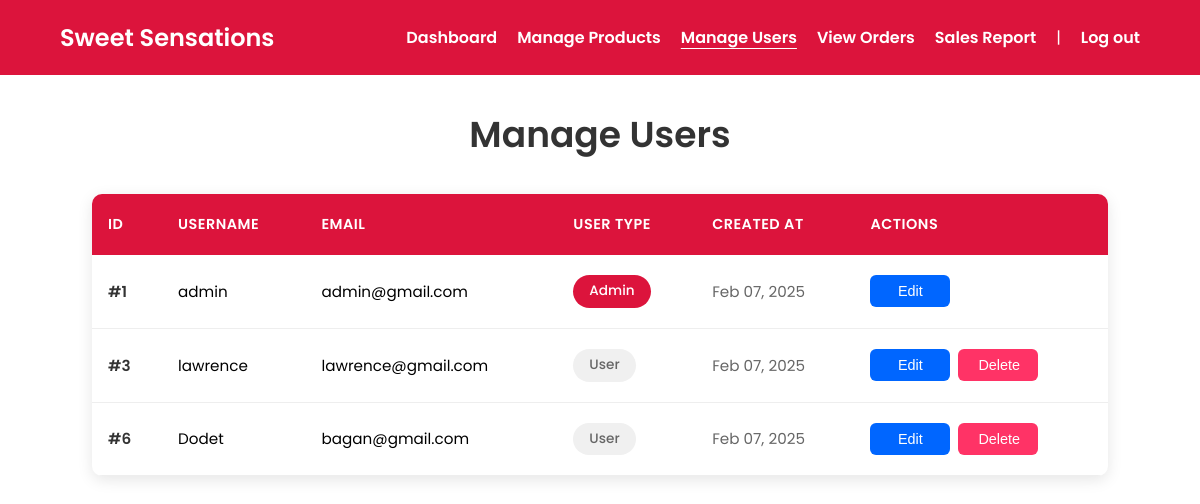
Before: /pages/manage_users.php (signed in) with the older database file.
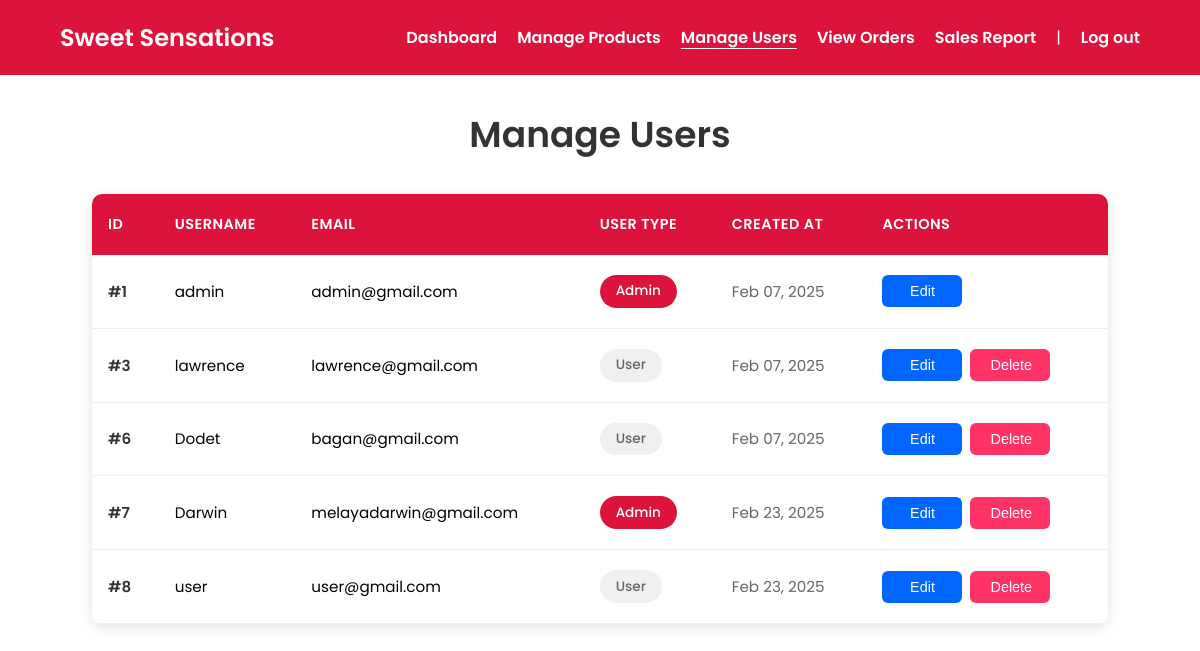
After: the same page with the newer database file.
### tables this page shows
CREATE TABLE `users` (
  `id` int(11) NOT NULL,
  `username` varchar(50) NOT NULL,
  `email` varchar(100) NOT NULL,
  `password` varchar(255) NOT NULL,
  `user_type` enum('admin','user') DEFAULT 'user',
  `created_at` timestamp NOT NULL DEFAULT current_timestamp()
);

### pages/manage_users.php (the view, shortened to what this page needs)
<?php
require_once '../includes/db_connection.php';
$sql = "SELECT id, username, email, user_type, created_at FROM users";
$result = $conn->query($sql);
$users = $result->fetch_all(MYSQLI_ASSOC);
?>
<!DOCTYPE html>
<html lang="en">
<head>
    <link rel="stylesheet" href="../assets/css/style.css">
</head>
<body>
    <?php include '../components/admin_header.php'; ?>
    <div class="container">
        <h1>Manage Users</h1>
        <table class="user-table">
            <thead>
                <tr>
                    <th>ID</th>
                    <th>Username</th>
                    <th>Email</th>
                    <th>User Type</th>
                    <th>Created At</th>
                    <th>Actions</th>
                </tr>
            </thead>
            <tbody>
                <?php foreach ($users as $user): ?>
                    <tr>
                        <td class="id-column">#<?php echo htmlspecialchars($user['id']); ?></td>
                        <td><?php echo htmlspecialchars($user['username']); ?></td>
                        <td><?php echo htmlspecialchars($user['email']); ?></td>
                        <td>
                            <span class="user-type <?php echo strtolower($user['user_type']); ?>">
                                <?php echo htmlspecialchars($user['user_type']); ?>
                            </span>
                        </td>
                        <td class="date-cell">
                            <?php echo date('M d, Y', strtotime($user['created_at'])); ?>
                        </td>
                        <td>
                            <div class="actions-cell">
                                <button onclick="openEditModal(<?php echo htmlspecialchars(json_encode($user)); ?>)"
                                    class="btn btn-edit">Edit</button>
                                <?php if ($user['id'] !== $_SESSION['user_id']): ?>
                                    <button onclick="openDeleteModal(<?php echo $user['id']; ?>)"
                                        class="btn btn-delete">Delete</button>
                                <?php endif; ?>
                            </div>
                        </td>
                    </tr>
                <?php endforeach; ?>
            </tbody>
        </table>
    </div>
</body>
</html>

### components/admin_header.php (shortened to what this page needs)
<header>
    <div class="container">
        <h1 class="logo"><a href="../index.php" style="text-decoration: none; color:white;">Sweet Sensations</a></h1>
        <nav>
            <ul>
                <li><a href="admin_dashboard.php" <?php echo basename($_SERVER['PHP_SELF']) == 'admin_dashboard.php' ? 'class="active"' : ''; ?>>Dashboard</a></li>
                <li><a href="manage_products.php" <?php echo basename($_SERVER['PHP_SELF']) == 'manage_products.php' ? 'class="active"' : ''; ?>>Manage Products</a></li>
                <li><a href="manage_users.php" <?php echo basename($_SERVER['PHP_SELF']) == 'manage_users.php' ? 'class="active"' : ''; ?>>Manage Users</a></li>
                <li><a href="view_orders.php" <?php echo basename($_SERVER['PHP_SELF']) == 'view_orders.php' ? 'class="active"' : ''; ?>>View Orders</a></li>
                <li><a href="sales_report.php" <?php echo basename($_SERVER['PHP_SELF']) == 'sales_report.php' ? 'class="active"' : ''; ?>>Sales Report</a></li>
                <span style="color: white;">|</span>
                <li><a href="../includes/logout.php">Log out</a></li>
            </ul>
        </nav>
    </div>
</header>

### assets/css/style.css (style rules this page uses)
* { margin: 0; padding: 0; box-sizing: border-box; }
body { font-family: "Poppins", sans-serif; }
.container { width: 90%; margin: 0 auto; }
header { background-color: #DC143C; padding: 20px 0; }
header .container { width: 90%; margin: 0 auto; display: flex; justify-content: space-between; align-items: center; }
header .logo { color: #FFFFFF; }
header .container nav ul { display: flex; gap: 50px; list-style-type: none; }
header .container nav ul a { color: #FFFFFF; text-decoration: none; font-weight: 600; }
button { width: 100%; padding: 10px; background-color: #DC143C; color: #fff; border: none; border-radius: 4px; cursor: pointer; font-size: 16px; }

### pages/manage_users.php (style rules this page uses)
header { background-color: #DC143C; padding: 20px 0; }
header .container { display: flex; justify-content: space-between; align-items: center; width: 90%; margin: 0 auto; }
header .logo { color: #FFFFFF; font-size: 24px; }
header nav ul { display: flex; gap: 20px; list-style-type: none; }
header nav ul a { color: #FFFFFF; text-decoration: none; font-weight: 600; }
.container { max-width: 1200px; margin: 2rem auto; padding: 0 2rem; }
.user-table { width: 100%; border-collapse: separate; border-spacing: 0; background: #fff; border-radius: 10px; overflow: hidden; box-shadow: 0 4px 15px rgba(0, 0, 0, 0.1); margin-top: 2rem; }
.user-table thead { background-color: #DC143C; }
.user-table th { padding: 1.25rem 1rem; text-align: left; font-weight: 600; color: white; text-transform: uppercase; font-size: 0.9rem; letter-spacing: 0.5px; }
.user-table td { padding: 1.25rem 1rem; border-bottom: 1px solid #eee; font-size: 0.95rem; }
.user-type { padding: 0.4rem 1rem; border-radius: 25px; font-size: 0.85rem; font-weight: 500; text-transform: capitalize; display: inline-block; }
.user-type.admin { background-color: #DC143C; color: white; }
.user-type.user { background-color: #f0f0f0; color: #666; }
.btn { padding: 0.5rem 1.25rem; border-radius: 6px; font-weight: 500; text-decoration: none; display: inline-block; border: none; cursor: pointer; transition: all 0.2s ease; font-size: 0.9rem; width: 80px; text-align: center; }
.actions-cell { display: flex; justify-content: flex-start; gap: 0.5rem; }
.btn-edit { background-color: #0066ff; color: white; }
.btn-delete { background-color: #ff3366; color: white; }
h1 { color: #333; font-size: 2.25rem; margin-bottom: 2rem; text-align: center; font-weight: 600; }
.date-cell { color: #666; font-size: 0.9rem; }
.id-column { font-weight: 600; color: #333; }
.user-table { -webkit-overflow-scrolling: touch; scrollbar-width: thin; }

### components/admin_header.php (style rules this page uses)
header { background-color: #DC143C !important; padding: 20px 0 !important; margin: 0 !important; width: 100% !important; }
header .container { width: 90% !important; margin: 0 auto !important; display: flex !important; justify-content: space-between !important; align-items: center !important; padding: 0 !important; }
header .logo { color: #FFFFFF !important; font-size: 24px !important; margin: 0 !important; padding: 0 !important; }
header .logo a { text-decoration: none !important; color: white !important; }
header nav ul { display: flex !important; gap: 20px !important; list-style-type: none !important; margin: 0 !important; padding: 0 !important; align-items: center !important; }
header nav ul li { margin: 0 !important; padding: 0 !important; }
header nav ul a { color: #FFFFFF !important; text-decoration: none !important; font-weight: 600 !important; transition: all 0.3s ease !important; padding: 5px 0 !important; }
header nav ul a.active { text-decoration: underline !important; text-underline-offset: 5px !important; }

Changed rows visible on the page:
added users: id "7", username "Darwin", email "melayadarwin@gmail.com", user_type "Admin", created_at "Feb 23, 2025"
added users: id "8", username "user", email "user@gmail.com", user_type "User", created_at "Feb 23, 2025"
